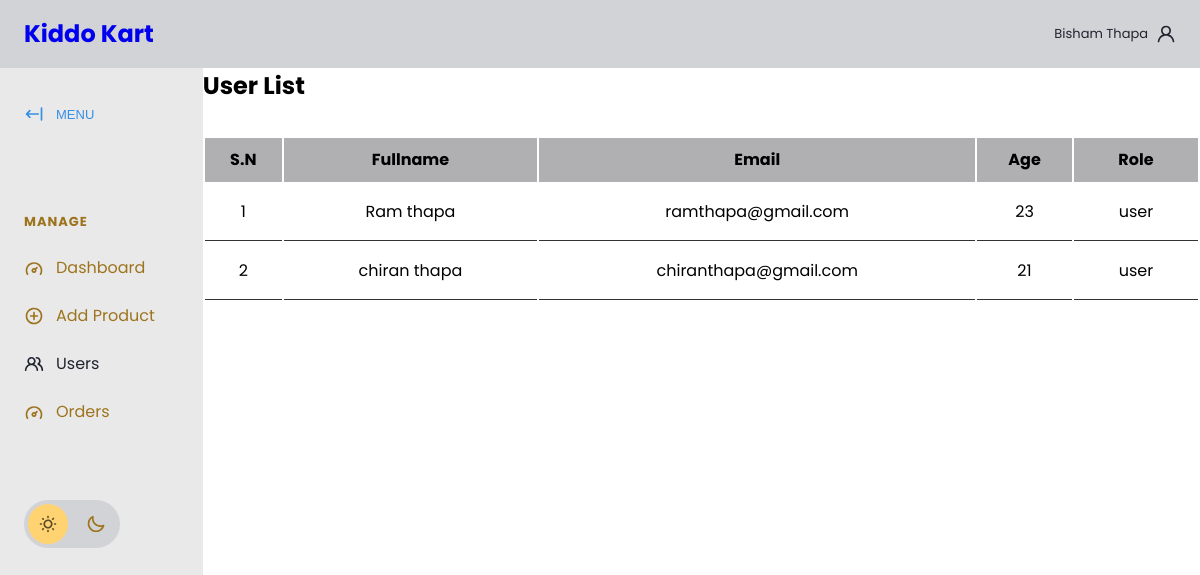
The app's page /php/userlist.php (signed in) with its own data.
### tables this page shows
CREATE TABLE `users` (
  `ID` int(11) NOT NULL,
  `Username` varchar(100) DEFAULT NULL,
  `Email` varchar(100) DEFAULT NULL,
  `Password` varchar(100) DEFAULT NULL,
  `Age` int(11) DEFAULT NULL,
  `UserRole` varchar(10) NOT NULL
);

### php/userlist.php (the view, shortened to what this page needs)
<?php
include_once('connection.php');
$username = $_SESSION['username']
?>
<!DOCTYPE html>
<html lang="en">
<head>
    <link rel="stylesheet" href="https://cdn.jsdelivr.net/npm/modern-normalize@1.1.0/modern-normalize.min.css">
    <link rel="stylesheet" href="app.css">
    <link rel="stylesheet" href="./product.css">
</head>
<body>
    <header id="main-header">
        <nav>
            <ul>
                <li id="main-header__logo">
                    <a href="./admindb.html">
                    <h1>Kiddo Kart</h1>
                    </a>
                </li>
            </ul>
            <a href="#">
            <span><?php echo $username ?></span>
                <svg>
                    <use xlink:href="#icon-user"></use>
                </svg>
            </a>
        </nav>
    </header>
    <section id="main">
        <div id="sidebar">
            <button id="sidebar__collapse">
                <svg>
                    <use xlink:href="#icon-collapse"></use>
                </svg>
                <span>MENU</span>
            </button>
            <nav id="sidebar__nav">
                <ul>
                    <li class="menu-heading"><span>Manage</span></li>
                    <li>
                        <a href="admindb.php">
                            <svg>
                                <use xlink:href="#icon-dashboard"></use>
                            </svg>
                            <span>Dashboard</span>
                        </a>
                    </li>
                    <li>
                        <a href="./addproduct.php">
                            <svg>
                                <use xlink:href="#icon-add"></use>
                            </svg>
                            <span>Add Product</span>
                        </a>
                    </li>
                    <li>
                        <a href="#" class="active">
                            <svg>
                                <use xlink:href="#icon-users"></use>
                            </svg>
                            <span>Users</span>
                        </a>
                    </li>
                    <li>
                    <li>
                        <a href="viewproducts.php" >
                            <svg>
                                <use xlink:href="#icon-dashboard"></use>
                            </svg>
                            <span>Orders</span>
                        </a>
                    </li>
            </nav>
            <div id="sidebar__theme-switcher">
                <svg id="sidebar__theme-switcher__sun">
                    <use xlink:href="#icon-sun"></use>
                </svg>
                <svg id="sidebar__theme-switcher__moon">
                    <use xlink:href="#icon-moon"></use>
                </svg>
            </div>
        </div>
        <div class="form-container">
            <h1>User List</h1>
            <div class="admin-product-form-container">
                <?php
                $select = mysqli_query($conn, "SELECT * FROM users where UserRole = 'user'");
                $sn = 1;
                ?>
                <div class="product-display">
                    <table class="product-display-table">
                        <thead>
                            <tr>
                                <th>S.N</th>
                                <th>Fullname</th>
                                <th>Email</th>
                                <th>Age</th>
                                <th>Role</th>
                            </tr>
                        </thead>
                        <?php while ($row = mysqli_fetch_assoc($select)) {
                            ?>
                            <tr>
                                <td>
                                    <?php echo $sn++; ?>
                                </td>
                                <td>
                                    <?php echo $row['Username']; ?>
                                </td>
                                <td>
                                    <?php echo $row['Email']; ?>
                                </td>
                                <td>
                                    <?php echo $row['Age'] ?>
                                </td>
                                <td>
                                    <?php echo $row['UserRole'] ?>
                                </td>
                            </tr>
                        <?php } ?>
                    </table>
                </div>
            </div>
</body>
</html>

### php/app.css (style rules this page uses)
:root { --gray-base: #202430; --gray-shade-60: #13161D; --gray-tint-30: #912941; --gray-tint-50: #9d741d; --gray-tint-80: #D2D3D6; --gray-alpha-80: rgb(32 36 48 / .8); --gray-tint-90: #E9E9EA; --white-base: #fff; --primary-base: #358FE6; --extras-sun: #FFD371; --extras-moon: #7190FF; --extras-black-alpha-64: rgb(0 0 0 / .64); --extras-white-alpha-64: rgb(255 255 255 / .64); }
:root[data-theme="light"] { --main-header-bg: var(--gray-tint-80); --top-bar-icon-fill: var(--gray-base); --sidebar-bg: var(--gray-tint-90); --sidebar-icon-fill: var(--gray-tint-50); --sidebar-icon-active-fill: var(--gray-base); --sidebar-link-color: var(--gray-tint-50); --sidebar-link-active-color: var(--gray-base); --sidebar-menu-heading-color: var(--gray-tint-50); --theme-switcher-bg: var(--gray-tint-80); --theme-switcher-indicator: var(--extras-sun); --theme-switcher-indicator-pos: .25rem; --sun-icon-fill: var(--extras-black-alpha-64); --moon-icon-fill: var(--gray-tint-50); --main-header-link-color: var(--gray-base); }
html { font-size: 100%; line-height: 1.4; }
body { font-family: 'Figtree', sans-serif; }
#main-header { background-color: var(--main-header-bg); padding: 1rem 1.5rem; transition: background-color .4s ease-in-out; }
#main-header nav, #main-header ul, #main-header a { display: flex; align-items: center; }
#main-header nav { justify-content: space-between; }
#main-header nav ul { list-style: none; margin: 0; padding: 0; gap: 2rem; }
#main-header svg { width: 1.5rem; height: 1.5rem; fill: var(--top-bar-icon-fill); transition: fill .4s ease-in-out; }
#main-header__logo, #main-header a span { display: none; }
#main { position: relative; }
#sidebar { background-color: var(--sidebar-bg); padding: 1.5rem 0 1.5rem 1.5rem; position: absolute; top: 0; display: flex; flex-direction: column; gap: 4rem; min-height: 200%; align-items: flex-start; transform: translate3d(-100%, 0, 0); transition: transform .4s ease-in-out, background-color .4s ease-in-out; }
#sidebar svg { width: 1.25rem; height: 1.25rem; fill: var(--sidebar-icon-fill); transition: fill .4s ease-in-out; }
#sidebar__collapse { display: none; }
#sidebar__nav ul { list-style: none; padding: 0; margin: 0; }
#sidebar__nav ul a { display: flex; padding: .75rem 0; gap: .75rem; align-items: center; text-decoration: none; color: var(--sidebar-link-color); padding-right: 3rem; transition: color .3s ease-in-out; }
#sidebar__nav ul a.active { color: var(--sidebar-link-active-color); }
#sidebar__nav ul a.active svg { fill: var(--sidebar-icon-active-fill); }
.menu-heading { color: var(--sidebar-menu-heading-color); font-size: 81.25%; text-transform: uppercase; font-weight: 700; letter-spacing: 1px; padding: .75rem 0; }
#sidebar__theme-switcher { background-color: var(--theme-switcher-bg); border-radius: 50px; display: flex; align-items: center; padding: 0.875rem; gap: 1.75rem; position: relative; cursor: pointer; transition: background-color .4s ease-in-out; }
#sidebar__theme-switcher::before { content: ''; position: absolute; width: 2.5rem; height: 2.5rem; background-color: var(--theme-switcher-indicator); border-radius: 50px; z-index: 0; left: 0; transform: translateX(var(--theme-switcher-indicator-pos)); transition: transform .4s ease-in-out; }
#sidebar__theme-switcher svg { z-index: 1; }
#sidebar #sidebar__theme-switcher__sun { fill: var(--sun-icon-fill); }
#sidebar #sidebar__theme-switcher__moon { fill: var(--moon-icon-fill); }
@media screen and (min-width: 768px) { #main-header__logo { display: block; } }
@media screen and (min-width: 768px) { #main-header svg { width: 1.25rem; height: 1.25rem; } }
@media screen and (min-width: 768px) { #main-header a { text-decoration: none; } }
@media screen and (min-width: 768px) { #main-header a span { display: inline-block; font-size: 81.25%; color: var(--main-header-link-color); transition: color .4s ease-in-out; } }
@media screen and (min-width: 768px) { #main-header a { gap: .5rem; } }
@media screen and (min-width: 768px) { #sidebar { position: relative; transform: none; } }
@media screen and (min-width: 768px) { #main { display: grid; grid-template-columns: auto 1fr; } }
@media screen and (min-width: 768px) { #sidebar__collapse { display: flex; align-items: center; gap: .75rem; padding: .75rem 0; appearance: none; background: transparent; border: none; font-size: 81.25%; color: var(--primary-base); cursor: pointer; } }
@media screen and (min-width: 768px) { #sidebar__collapse svg { fill: var(--primary-base); } }

### records on screen
users: Username "Ram thapa", Email "ramthapa@gmail.com", Age "23", UserRole "user"
users: Username "chiran thapa", Email "chiranthapa@gmail.com", Age "21", UserRole "user"

### other values on screen
$username "Bisham Thapa"
